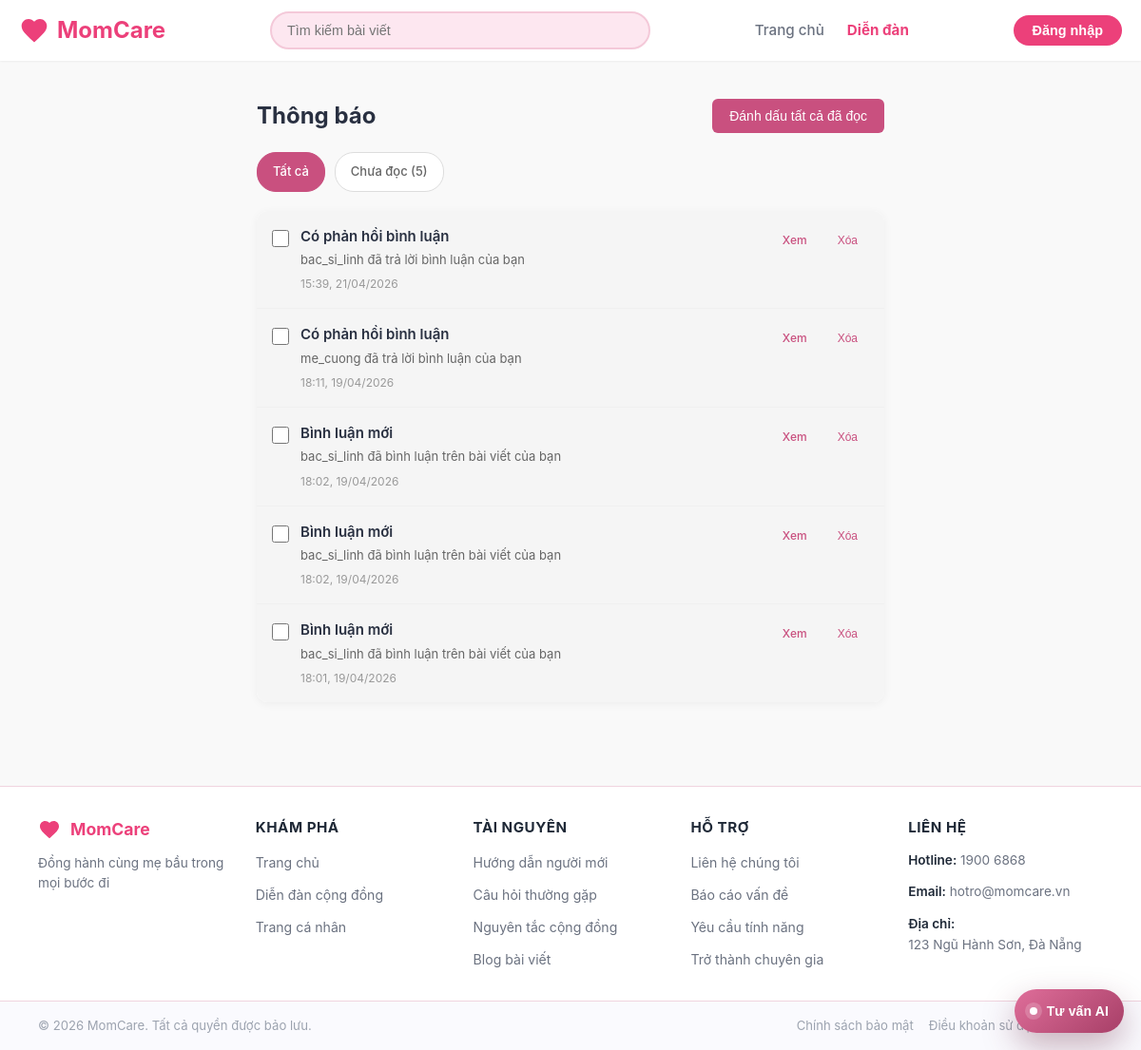
The app's page /notifications/ (signed in) with its own data.
### momcare_forum/models.py (models this page shows, shortened)
class Notification(models.Model):
    NOTIFICATION_TYPES = [
        ('comment', 'Bình luận mới'),
        ('verified', 'Bài viết được kiểm duyệt'),
        ('report_processed', 'Báo cáo được xử lý'),
        ('system', 'Thông báo hệ thống'),
    ]
    recipient = models.ForeignKey(User, on_delete=models.CASCADE, related_name='notifications', verbose_name="Người nhận")
    notification_type = models.CharField(max_length=20, choices=NOTIFICATION_TYPES, verbose_name="Loại thông báo")
    title = models.CharField(max_length=255, verbose_name="Tiêu đề")
    message = models.TextField(verbose_name="Nội dung")
    post = models.ForeignKey(Post, on_delete=models.SET_NULL, null=True, blank=True, related_name='notifications')
    comment = models.ForeignKey(Comment, on_delete=models.SET_NULL, null=True, blank=True, related_name='notifications')
    is_read = models.BooleanField(default=False, verbose_name="Đã đọc")
    read_at = models.DateTimeField(null=True, blank=True, verbose_name="Thời gian đọc")
    created_at = models.DateTimeField(auto_now_add=True)
    class Meta:
        ordering = ['-created_at']
        verbose_name = "Thông báo"
        verbose_name_plural = "Thông báo"

### momcare_forum/views.py (the view)
# urls.py: path('notifications/', forum_views.notifications, name='notifications'),
@login_required(login_url='forum')
def notifications(request):
    filter_type = request.GET.get('filter', 'all')
    notifications_qs = Notification.objects.filter(
        recipient=request.user
    ).select_related(
        'post__author', 'post__category', 'comment__author'
    ).order_by('-created_at')
    if filter_type == 'unread':
        notifications_qs = notifications_qs.filter(is_read=False)
    paginator = Paginator(notifications_qs, 20)
    page_num = request.GET.get('page', 1)
    page_obj = paginator.get_page(page_num)
    context = {
        'notifications': page_obj,
        'filter_type': filter_type,
        'total_unread': Notification.objects.filter(recipient=request.user, is_read=False).count()
    }
    context.update(_get_notification_context(request))
    context.update(_get_user_role_context(request))
    return render(request, 'notifications.html', context)

### momcare_forum/views.py (called while the page is built)
def _get_user_role_context(request):
    context = {
        'is_logged_in': request.user.is_authenticated,
        'is_admin_user': False,
        'is_staff_user': False,
        'is_superuser_user': False,
        'is_doctor_user': False,
        'can_verify_posts': False,
    }
    if not request.user.is_authenticated:
        return context
    context['is_staff_user'] = bool(request.user.is_staff)
    context['is_superuser_user'] = bool(request.user.is_superuser)
    context['is_admin_user'] = bool(request.user.is_staff or request.user.is_superuser)
    try:
        profile = request.user.profile
        context['is_doctor_user'] = profile.user_type == 'doctor'
        context['can_verify_posts'] = (
            profile.user_type == 'doctor' and profile.is_verified_doctor
        )
    except UserProfile.DoesNotExist:
        pass
    return context

def _get_notification_context(request):
    if not request.user.is_authenticated:
        return {
            'unread_count': 0,
            'recent_notifications': [],
        }
    return {
        'unread_count': Notification.objects.filter(
            recipient=request.user,
            is_read=False,
        ).count(),
        'recent_notifications': Notification.objects.filter(
            recipient=request.user
        ).order_by('-created_at')[:10],
    }

### momcare_forum/templates/notifications.html (shortened to what this page needs)
{% load static %}
<!DOCTYPE html>
<html lang="vi">
<head>
  <link rel="stylesheet" href="{% static 'css/main.css' %}">
  <link rel="stylesheet" href="{% static 'css/auth.css' %}?v=20260407a">
</head>
<body>
  {% include '_navbar.html' %}
  <main>
    <div class="notifications-container">
  <div class="notifications-header">
    <h1>Thông báo</h1>
    <div class="action-buttons">
      {% if total_unread > 0 %}
        <form method="POST" action="{% url 'mark_all_as_read' %}" style="display: inline;">
          <button type="submit" class="btn-small">Đánh dấu tất cả đã đọc</button>
        </form>
      {% endif %}
    </div>
  </div>
  <div class="notification-filters">
    <a href="?filter=all" class="filter-btn {% if filter_type == 'all' %}active{% endif %}">Tất cả</a>
    <a href="?filter=unread" class="filter-btn {% if filter_type == 'unread' %}active{% endif %}">Chưa đọc ({{ total_unread }})</a>
  </div>
  {% if notifications %}
    <div class="notification-list">
      <div id="notificationsList">
        {% for notification in notifications %}
          <div class="notification-item {% if not notification.is_read %}unread{% endif %}" data-notification-id="{{ notification.id }}">
            <div class="checkbox-wrapper">
              <input type="checkbox" class="notification-checkbox" value="{{ notification.id }}" onchange="updateBulkActionUI()">
            </div>
            <a href="{% url 'notification_detail' notification.id %}" style="text-decoration: none; color: inherit; flex: 1;">
              <div class="notification-content">
                <div class="notification-title">{{ notification.title }}</div>
                <div class="notification-message">{{ notification.message }}</div>
                <div class="notification-time">{{ notification.created_at|date:"H:i, d/m/Y" }}</div>
              </div>
            </a>
            <div class="notification-actions">
              <a href="{% url 'notification_detail' notification.id %}" class="btn-action">Xem</a>
              <button class="btn-action" onclick="deleteNotification({{ notification.id }}, event)">Xóa</button>
            </div>
          </div>
        {% endfor %}
      </div>
    </div>
  {% else %}
    <div class="empty-state">
      <div class="empty-icon">🔔</div>
      <p class="empty-text">Bạn không có thông báo nào</p>
    </div>
  {% endif %}
</div>
  </main>
  {% include 'footer.html' %}
</body>
</html>

### momcare_forum/static/css/main.css (style rules this page uses)
:root { --primary-teal: #26a69a; --primary-green: #66bb6a; --primary-blue: #42a5f5; --primary-orange: #ffa726; --primary-purple: #ab47bc; --bg-beige: #f9f3e6; --bg-white: var(--bg-card); --bg-light: #f5f5f5; --text-light: #9ca3af; --border-gray: #d1d5db; --shadow-sm: 0 1px 2px rgba(0, 0, 0, 0.05); --shadow-md: 0 4px 6px -1px rgba(0, 0, 0, 0.1); --shadow-lg: 0 10px 15px -3px rgba(0, 0, 0, 0.1); --primary-pink: #ec407a; --primary-pink-light: #f48fb1; --primary-pink-dark: #d81b60; --bg-main: #fff0f5; --bg-card: #ffffff; --bg-soft: #fde7f0; --text-dark: #1f2937; --text-gray: #6b7280; --border-light: #f4c9d9; }
* { margin: 0; padding: 0; box-sizing: border-box; }
body { font-family: -apple-system, BlinkMacSystemFont, 'Segoe UI', Roboto, 'Helvetica Neue', Arial, sans-serif; background-color: var(--bg-main); color: var(--text-dark); line-height: 1.5; }
a { text-decoration: none; color: inherit; }

### momcare_forum/static/css/auth.css (style rules this page uses)
:root { --primary-teal: #26a69a; --primary-teal-light: #26a69a; --primary-purple: #7c3aed; --primary-purple-dark: #6d28d9; --bg-beige: var(--bg-main); --bg-white: var(--bg-card); --text-light: #9ca3af; --border-gray: #d1d5db; --shadow-sm: 0 1px 2px rgba(0, 0, 0, 0.05); --shadow-md: 0 4px 6px -1px rgba(0, 0, 0, 0.1); --shadow-lg: 0 10px 15px -3px rgba(0, 0, 0, 0.1); --shadow-modal: 0 25px 50px -12px rgba(0, 0, 0, 0.25); --primary-pink: #ec407a; --primary-pink-light: #f48fb1; --primary-pink-dark: #d81b60; --bg-main: #fff0f5; --bg-card: #ffffff; --bg-soft: #fde7f0; --text-dark: #1f2937; --text-gray: #6b7280; --border-light: #f4c9d9; }
* { margin: 0; padding: 0; box-sizing: border-box; }
body { font-family: -apple-system, BlinkMacSystemFont, 'Segoe UI', Roboto, 'Helvetica Neue', Arial, sans-serif; background-color: var(--bg-main); color: var(--text-dark); line-height: 1.5; min-height: 100vh; }

### momcare_forum/templates/notifications.html (style rules this page uses)
body { background: #f9f9f9; margin: 0; }
main { min-height: calc(100vh - 200px); }
.notifications-container { max-width: 700px; margin: 0 auto; padding: 40px 20px; }
.notifications-header { display: flex; justify-content: space-between; align-items: center; margin-bottom: 20px; }
.notifications-header h1 { font-size: 24px; margin: 0; color: #293041; font-weight: 700; }
.action-buttons { display: flex; gap: 10px; }
.btn-small { padding: 10px 18px; border: none; border-radius: 6px; background: #c9507f; color: white; cursor: pointer; font-size: 14px; font-weight: 500; transition: all 0.2s; text-decoration: none; }
.notification-filters { display: flex; gap: 10px; margin-bottom: 20px; flex-wrap: wrap; }
.filter-btn { padding: 10px 16px; border: 1px solid #ddd; border-radius: 20px; background: white; cursor: pointer; font-size: 13px; font-weight: 500; transition: all 0.2s; text-decoration: none; color: #666; }
.filter-btn.active { background: #c9507f; color: white; border-color: #c9507f; }
.notification-list { background: white; border-radius: 12px; overflow: hidden; box-shadow: 0 2px 10px rgba(0,0,0,0.05); }
.notification-item { padding: 16px; border-bottom: 1px solid #f0f0f0; display: flex; gap: 12px; align-items: flex-start; cursor: pointer; transition: all 0.2s; }
.notification-item.unread { background: #f5f5f5; }
.notification-item:last-child { border-bottom: none; }
.checkbox-wrapper { flex-shrink: 0; padding-top: 4px; }
.checkbox-wrapper input { width: 18px; height: 18px; cursor: pointer; accent-color: #c9507f; }
.notification-content { flex: 1; min-width: 0; }
.notification-title { font-weight: 600; color: #293041; margin-bottom: 4px; font-size: 15px; }
.notification-message { color: #666; font-size: 13px; margin-bottom: 8px; line-height: 1.4; }
.notification-time { color: #999; font-size: 12px; }
.notification-actions { flex-shrink: 0; display: flex; gap: 8px; }
.btn-action { padding: 6px 12px; border: none; background: none; cursor: pointer; font-size: 12px; text-decoration: none; color: #c9507f; font-weight: 500; transition: all 0.2s; border-radius: 4px; }

### records on screen
Notification: title "Có phản hồi bình luận", message "bac_si_linh đã trả lời bình luận của bạn", created_at "15:39, 21/04/2026"
Notification: title "Có phản hồi bình luận", message "me_cuong đã trả lời bình luận của bạn", created_at "18:11, 19/04/2026"
Notification: title "Bình luận mới", message "bac_si_linh đã bình luận trên bài viết của bạn", created_at "18:02, 19/04/2026"
Notification: title "Bình luận mới", message "bac_si_linh đã bình luận trên bài viết của bạn", created_at "18:02, 19/04/2026"
Notification: title "Bình luận mới", message "bac_si_linh đã bình luận trên bài viết của bạn", created_at "18:01, 19/04/2026"

### other values on screen
{{ total_unread }} "5"
